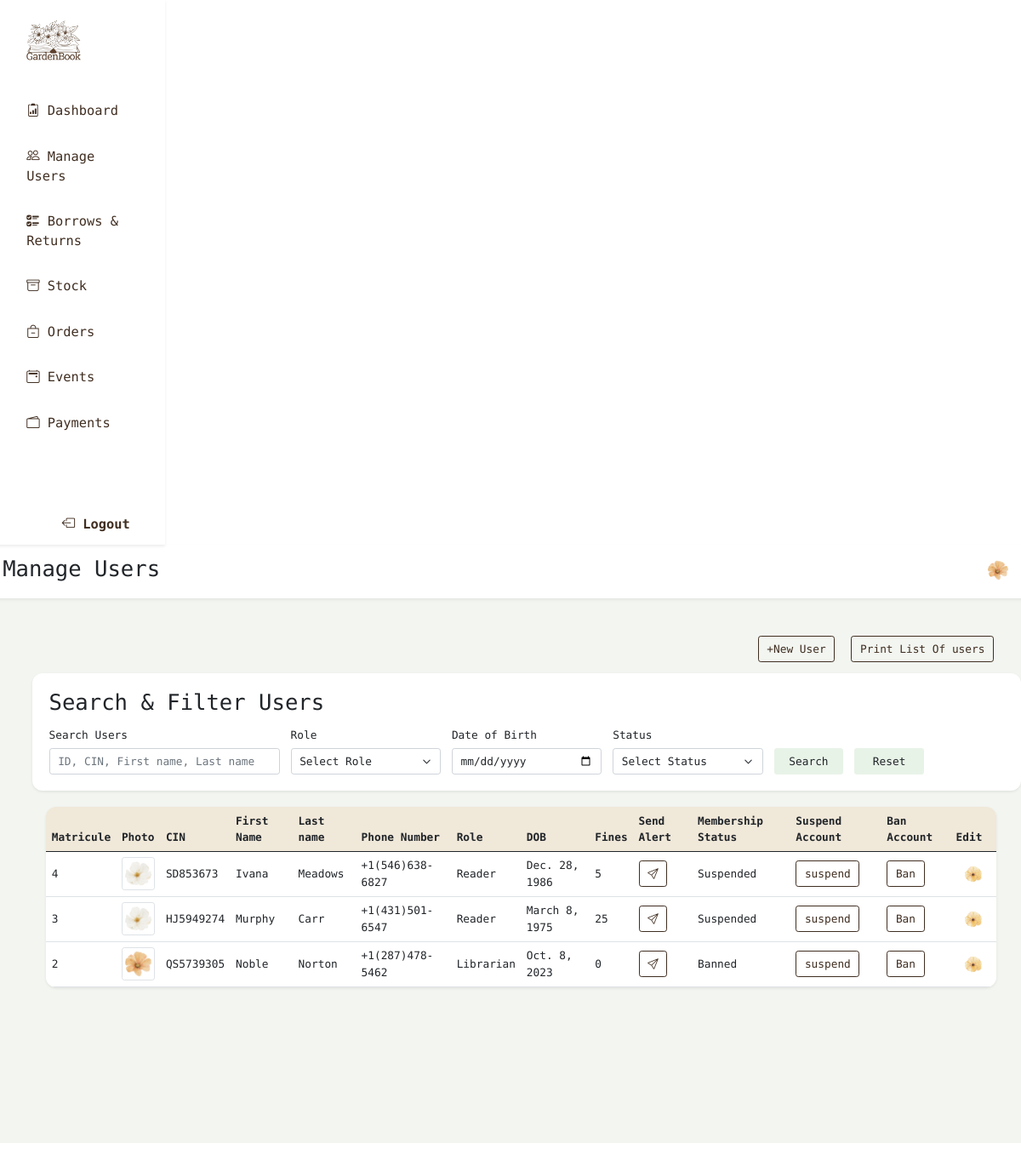
The app's page /manage-users (signed in) with its own data.
### theApp/models.py (models this page shows, shortened)
class Person(AbstractUser):
    cin = models.CharField(max_length=20, unique=True, default="")
    profile_pic = models.ImageField(upload_to='profile_pics/', null=True, blank=True)
    first_name = models.CharField(max_length=50)
    last_name = models.CharField(max_length=50)
    role = models.CharField(max_length=20,choices=RoleName.choices, default=RoleName.READER)
    dob = models.DateField(null=True, blank=True)
    phone = models.CharField(max_length=15, null=True, blank=True)
    status = models.CharField(max_length=20, choices=MembershipStatus.choices, default=MembershipStatus.ACTIVE)
    address = models.CharField(max_length=255, null=True, blank=True)
    city = models.CharField(max_length=100, null=True, blank=True)
    postal_code = models.CharField(max_length=20, null=True, blank=True)
    country = models.CharField(max_length=100, null=True, blank=True)
    bio = models.CharField(max_length=300, null=True, blank=True)
    unread_alerts = models.IntegerField(default=0)
    class Meta:
        ordering = ['-date_joined']

### theApp/views.py (the view, shortened to what this page needs)
# urls.py: path('manage-users', views.users, name="manage-users"),
@login_required(login_url='login')
def users(request):
  users = Person.objects.filter(is_superuser=False)
  user_fines = {}
  q = request.GET.get('q')
  filters = Q()
  role = request.GET.get('role')
  dob = request.GET.get('dob')
  status = request.GET.get('membershipStatus')
  if role:
    filters &= Q(role__iexact=role)
  if dob:
    filters &= Q(dob=dob)
  if status:
    filters &= Q(status__iexact=status)
  users = users.filter(filters)
  for user in users:
    total_fine = Borrow.objects.filter(borrower=user, is_fine_paid=False).aggregate(total=Sum('fine'))['total'] or 0
    user_fines[user.id] = total_fine
    if total_fine > 0 and user.status != 'Suspended':
      user.status = 'Suspended'
      user.save(update_fields=['status'])
  context = {'users': users, 'user_fines': user_fines}
  return render(request, 'manageUsers.html', context)

### theApp/templatetags/custom_filters.py (called while the page is built)
@register.filter
def get_item(dictionary, key):
    return dictionary.get(key, 'No fines')

### templates/manageUsers.html (shortened to what this page needs)
{% extends 'baseLibrarian.html' %}
{% load static %}
{% load custom_filters %}
{% block page %}Manage Users{% endblock %}
{% block content %}
<div class="container-fluid row m-2">
  <div class="row d-flex justify-content-end">
    <div class="col-auto">
      <a href="{% url 'create-user' %}" class="btn btn-outline-brown">+New User</a>
    </div>
    <div class="col-auto">
      <button class="btn btn-outline-brown" data-bs-toggle="modal" data-bs-target="#print-users-modal">Print List Of
        users</button>
    </div>
  </div>
  <div class="container-fluid row m-2">
    <div class="container bg-white shadow-sm rounded-20 m-2 p-4 mb-4">
      <h2 class="mb-3">Search & Filter Users</h2>
      <form method="GET" action="{% url 'manage-users' %}">
        <div class="row gx-3 gy-2 align-items-end">
          <div class="col-md-3">
            <label for="searchUser" class="form-label">Search Users</label>
            <input type="search" name="q" id="searchUser" class="form-control"
              placeholder="ID, CIN, First name, Last name">
          </div>
          <div class="col-md-2">
            <label class="form-label">Role</label>
            <select class="form-select" name="role">
              <option value="">Select Role</option>
            </select>
          </div>
          <div class="col-md-2">
            <label class="form-label">Date of Birth</label>
            <input type="date" name="dob" class="form-control">
          </div>
          <div class="col-md-2">
            <label class="form-label">Status</label>
            <select class="form-select" name="membershipStatus">
              <option value="">Select Status</option>
            </select>
          </div>
          <div class="col-md-1 d-grid">
            <button type="submit" class="btn btn-green">Search</button>
          </div>
          <div class="col-md-1 d-grid">
            <a href="{% url 'manage-users' %}" class="btn btn-green">Reset</a>
          </div>
        </div>
      </form>
    </div>
    <div class="col mx-3">
      <div class="overflow-hidden shadow-sm p-0 rounded-20">
        <table class="table align-middle m-0">
          <thead class="bg-brown-second">
            <tr>
              <th>Matricule</th>
              <th>Photo</th>
              <th>CIN</th>
              <th>First Name</th>
              <th>Last name</th>
              <th>Phone Number</th>
              <th>Role</th>
              <th>DOB</th>
              <th>Fines</th>
              <th>Send Alert</th>
              <th>Membership Status</th>
              {% if request.user.is_authenticated and request.user.role == 'Administrator' %}
              <th>Suspend Account</th>
              <th>Ban Account</th>
              <th>Edit</th>
              {% endif %}
            </tr>
          </thead>
          <tbody class="bg-white">
            {% for user in users %}
            <tr class="clickable-row" data-href="{% url 'profile' user.id %}">
              <td>{{user.id}}</td>
              <td>
                {% if user.profile_pic %}
                <img src="{{ user.profile_pic.url }}" alt="{{ user.first_name }}" class="img-thumbnail" width="50">
                {% else %}
                <img src="{% static 'profile_pic2.png' %}" alt="Default User" class="img-thumbnail" width="50">
                {% endif %}
              </td>
              <td>{{user.cin}}</td>
              <td>{{user.first_name}}</td>
              <td>{{user.last_name}}</td>
              <td>{{user.phone}}</td>
              <td>{{user.role}}</td>
              <td>{{user.dob}}</td>
              <td>
                {{ user_fines|get_item:user.id }}
              </td>
              <td>
                <a href="{% url 'send_fine_alert' user.id %}" class="btn btn-outline-brown">
                  <i class="bi bi-send"></i>
                </a>
              </td>
              <td>{{user.status}}</td>
              {% if request.user.is_authenticated and request.user.role == 'Administrator' %}
              <td>
                <button class="btn btn-outline-brown" data-bs-toggle="modal"
                  data-bs-target="#suspendModal{{ user.id }}">suspend</button>
              </td>
              <td>
                <button class="btn btn-outline-brown" data-bs-toggle="modal"
                  data-bs-target="#banModal{{ user.id }}">Ban</button>
              </td>
              <td>
                <a href="{% url 'edit-user' user.id %}" class="btn bg-white"><img src="{% static 'edit_icon.png' %}"
                    alt="#" class="border-light" width="25"></a>
              </td>
              {% endif %}
            </tr>
            {% endfor %}
          </tbody>
        </table>
      </div>
    </div>
  </div>
</div>
{% endblock %}

### templates/baseLibrarian.html (shortened to what this page needs)
{% load static %}
<!DOCTYPE html>
<html lang="en">
<head>
  <link href="{% static 'assets/dist/css/bootstrap.min.css' %}" rel="stylesheet">
  <link rel="stylesheet" href="{% static 'css/base.css' %}">
</head>
<body>
  <div class="row" style="height: 100vh;">
    <header class="col-md-2 shadow-sm" style="font-size: larger;">
      <aside class="d-flex flex-column justify-content-between vh-100 p-3 mx-2">
        <div class="mb-4">
          <a href="{% url 'dashboard' %}" class="d-flex align-items-center mb-2 text-brown text-decoration-none">
            <img src="{% static 'assets/brand/_logo-nobg.png' %}" class="me-2" width="80" height="80" role="img"
              aria-label="GardenBook">
          </a>
        </div>
        <div class="d-flex flex-column" style="margin-bottom: auto;">
          <a href="{% url 'dashboard' %}" class="mb-4">
            <i class="bi bi-clipboard2-data"></i> Dashboard
          </a>
          <a href="{% url 'manage-users' %}" class="mb-4">
            <i class="bi bi-people"></i> Manage Users
          </a>
          <a href="{% url 'borrows-returns' %}" class="mb-4">
            <i class="bi bi-ui-checks"></i> Borrows & Returns
          </a>
          <a href="{% url 'stock' %}" class="mb-4">
            <i class="bi bi-archive"></i> Stock
          </a>
          <a href="{% url 'orders' %}" class="mb-4">
            <i class="bi bi-bag-dash"></i> Orders
          </a>
          <a href="{% url 'manage-event' %}" class="mb-4">
            <i class="bi bi-calendar2-event"></i> Events
          </a>
          <a href="{% url 'manage-payment' %}" class="mb-4">
            <i class="bi bi-wallet2"></i> Payments
          </a>
        </div>
        <div class="text-end mt-auto">
          <a href="{% url 'logout' %}" style="font-weight: bolder;">
            <i class="bi bi-box-arrow-left"></i> Logout
          </a>
        </div>
      </aside>
    </header>
    <main class="col px-0">
      <div class="row py-3 mx-1 shadow-sm">
        <div class="col-6">
          <h2>{% block page%} Current page name {% endblock page %}</h2>
        </div>
        <div class="col-6 d-flex justify-content-end">
          <a href="{% url 'dashboard' %}">
            <img src="{{ request.user.profile_pic.url }}" alt="Profile" class="rounded-circle"
              style="height: 30px; width: 30px;">
          </a>
        </div>
      </div>
      <div class="py-5 bg-green-soft" style="height: 100vh;">
        {% block content %}
        {% endblock content %}
      </div>
    </main>
  </div>
</body>
</html>

### static/css/base.css (style rules this page uses)
body { font-family: "Geist Mono", sans-serif; padding: 0; margin: 0; min-height: 100vh; zoom: 0.8; }
.bg-green, .btn-green { background: #e8f3e8 !important; }
.bg-green-soft { background: #aabda028 !important; }
.bg-brown-second { background: #f0e8d9; }
.text-brown { color: #402e21; }
a { text-decoration: none; padding: 7px 15px; }
header a { color: #402e21; }
.clickable-row { cursor: pointer; }
.rounded-20 { border-radius: 15px; }
.btn-outline-brown { border-color: #402e21 !important; color: #402e21 !important; }

### records on screen
Person: user.profile_pic (picture)
Person: id "4", profile_pic (picture), cin "SD853673", first_name "Ivana", last_name "Meadows", phone "+1(546)638-6827", role "Reader", dob "Dec. 28, 1986", id "5", status "Suspended"
Person: id "3", profile_pic (picture), cin "HJ5949274", first_name "Murphy", last_name "Carr", phone "+1(431)501-6547", role "Reader", dob "March 8, 1975", id "25", status "Suspended"
Person: id "2", cin "QS5739305", first_name "Noble", last_name "Norton", phone "+1(287)478-5462", role "Librarian", dob "Oct. 8, 2023", id "0", status "Banned"
